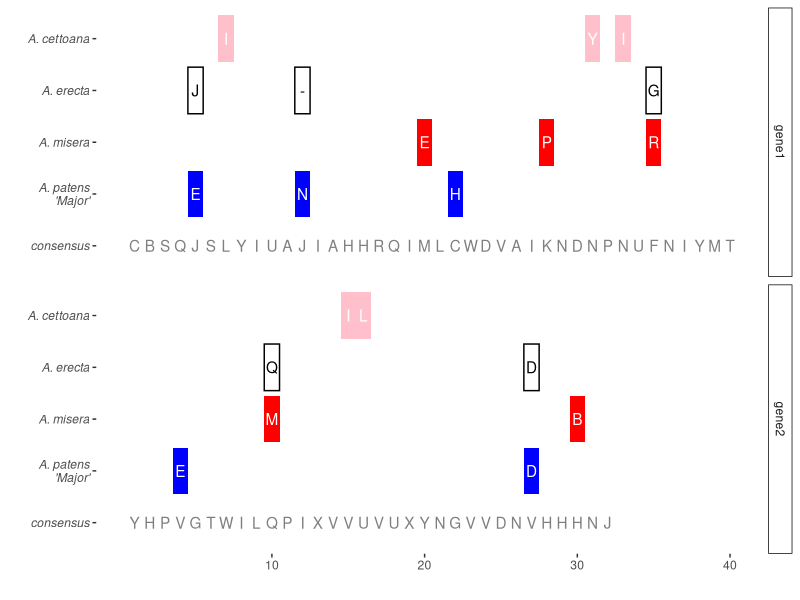
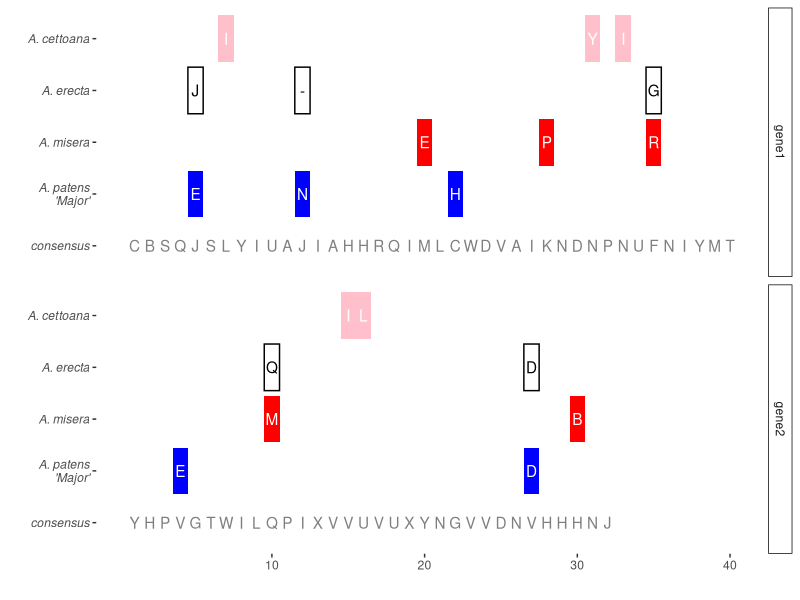

The R source for these figures, in order:
library(ggplot2)
library(dplyr)
library(tidyr)

df <- data_frame(consensus = sample(LETTERS, 72, replace = T),
                 Ae = rep(NA, 72),
                 Ap = rep(NA, 72),
                 Am = rep(NA, 72),
                 Ac = rep(NA, 72),
                 position = c(1:40, 1:32),
                 gene = c(rep("gene1", 40), rep("gene2", 32)))
df$Ae[c(5,12,35,67,50)] <- sample(c(LETTERS, "-"), 5, replace = T)
df$Ap[c(5,12,22,67,44)] <- sample(c(LETTERS, "-"), 5, replace = T)
df$Am[c(28,20,35,70,50)] <- sample(c(LETTERS, "-"), 5, replace = T)
df$Ac[c(7,31,33,55,56)] <- sample(c(LETTERS, "-"), 5, replace = T)
df2 <- df %>% gather(key = species, value = protein, consensus:Ac) %>% na.omit
df2$species <- (factor(df2$species, 
                       levels = c("consensus", "Ap", "Am", "Ae", "Ac"),
                       labels = c("consensus", "A. patens\n'Major'", "A. misera", 
                                  "A. erecta", "A. cettoana")))

ggplot(df2, aes(position, (species))) + geom_text(aes(label = "")) + 
  theme(panel.background = element_blank(),
        axis.text.y = element_text(face = "italic"),
        strip.background = element_rect(fill = "white", colour = "black")) +
  facet_grid(gene~.) +
  scale_color_manual(values = c("grey50", "white", "white", "black", "white")) + 
  scale_fill_manual(values = c("white", "blue", "red", "white", "pink")) + 
  scale_x_continuous(breaks = c(10,20,30,40)) + 
  geom_rect(aes(xmax = position+0.5, 
                xmin = position-0.5, 
                ymin = as.numeric(species)-0.45, 
                ymax = as.numeric(species)+0.45, fill = species)) + 
  geom_rect(data=df2 %>% filter(species == "A. erecta"),
            aes(xmax = position+0.5, 
                xmin = position-0.5, 
                ymin = as.numeric(species)-0.45, 
                ymax = as.numeric(species)+0.45),
            color = "black", fill = "white",
            alpha = 0.75) + 
  geom_text(aes(label = protein, color = species)) + 
  guides(color = F, fill = F) + 
  labs(x = "", y = "")
ggsave("wade.png", width=25, height=10, unit="cm", dpi=600)
